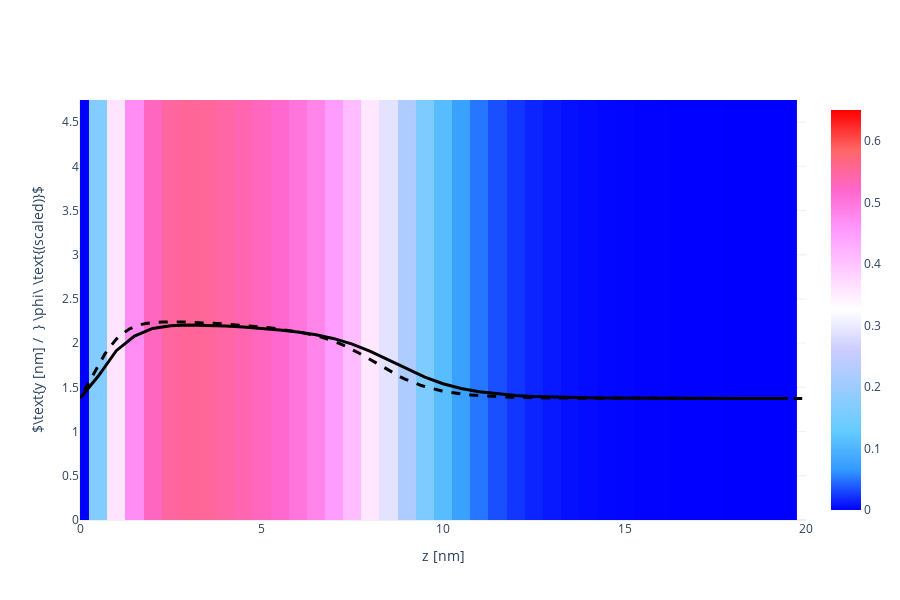

Here is the notebook cell this chart was saved with:
### Code cell
X, Y, Z = np.array(phAr.iloc[:,0]), np.array(phAr.iloc[:,1]), np.array(phAr.iloc[:,2])
vol = np.array(phAr.iloc[:,3])

Lz_max = 20
vol = vol[Z < Lz_max]
X = X[Z < Lz_max]
Y = Y[Z < Lz_max]
Z = Z[Z < Lz_max]

Nz_new = int(len(Z)/Nx/Ny)
x = [X[i*Ny*Nz_new] for i in range(Nx)]
y = [Y[j*Nz_new]    for j in range(Ny)]
z = [Z[k]           for k in range(Nz_new)]

xslice = 10
islice = int(xslice*(x[1]-x[0]))
vol = np.array([vol[(islice*Ny+j)*Nz_new+k] for j in range(Ny) for k in range(Nz_new)]).reshape(Ny, Nz_new)

import plotly.graph_objects as go
heatmap = go.Heatmap(
            x=z, y=y, z=vol,
            zmin = 0.0, zmax = 0.65,
            colorscale= 'Picnic'
          )
scatter = go.Scatter(
            x = z,
            y = 1.5*vol[int(Ny/2), :] + max(y)/2-1,
            line = dict(color='black', width=3)
          )

fname = GIT+'ph_a000x075_1D.dat'
df = pd.read_csv(fname, sep="\s+", skiprows=0)
a000x075_1d = pd.DataFrame([df.iloc[:,0], df.iloc[:,1]], index=['z', 'pha']).T

reference = go.Scatter(
                x = a000x075_1d.z,
                y = 1.5*a000x075_1d.pha + max(y)/2-1,
                line = dict(color='black', width=3, dash='dash')
            )

layout = go.Layout( xaxis_range = [0, Lz_max], yaxis_range = [0, y[-1]],
                    yaxis_title = r'$\text{y [nm] /  } \phi\ \text{(scaled)}$', xaxis_title = 'z [nm]',
                    scene_xaxis_showticklabels=True,
                    scene_yaxis_showticklabels=True,
                    scene_zaxis_showticklabels=True,
                    showlegend = False,
                    template='plotly_white', width=900, height=600)
fig = go.Figure(data = [heatmap, scatter, reference], layout = layout)
fig.show()

### Figure 1 — Plotly figure (JSON) as saved in the notebook; plotly's stock layout.template omitted (floating-point values rounded to 4 significant figures; data arrays with more than 128 entries replaced by an {"elided": "..."} marker saying what was removed)
{"data": [{"colorscale": [[0, "rgb(0,0,255)"], [0.1, "rgb(51,153,255)"], [0.2, "rgb(102,204,255)"], [0.3, "rgb(153,204,255)"], [0.4, "rgb(204,204,255)"], [0.5, "rgb(255,255,255)"], [0.6, "rgb(255,204,255)"], [0.7, "rgb(255,153,255)"], [0.8, "rgb(255,102,204)"], [0.9, "rgb(255,102,102)"], [1, "rgb(255,0,0)"]], "type": "heatmap", "x": [0, 0.5, 1, 1.5, 2, 2.5, 3, 3.5, 4, 4.5, 5, 5.5, 6, 6.5, 7, 7.5, 8, 8.5, 9, 9.5, 10, 10.5, 11, 11.5, 12, 12.5, 13, 13.5, 14, 14.5, 15, 15.5, 16, 16.5, 17, 17.5, 18, 18.5, 19, 19.5], "y": [0, 0.25, 0.5, 0.75, 1, 1.25, 1.5, 1.75, 2, 2.25, 2.5, 2.75, 3, 3.25, 3.5, 3.75, 4, 4.25, 4.5, 4.75], "z": {"elided": "20x40 float values"}, "zmax": 0.65, "zmin": 0}, {"line": {"color": "black", "width": 3}, "type": "scatter", "x": [0, 0.5, 1, 1.5, 2, 2.5, 3, 3.5, 4, 4.5, 5, 5.5, 6, 6.5, 7, 7.5, 8, 8.5, 9, 9.5, 10, 10.5, 11, 11.5, 12, 12.5, 13, 13.5, 14, 14.5, 15, 15.5, 16, 16.5, 17, 17.5, 18, 18.5, 19, 19.5], "y": [1.375, 1.625, 1.915, 2.08, 2.166, 2.197, 2.205, 2.203, 2.195, 2.183, 2.168, 2.15, 2.127, 2.095, 2.051, 1.989, 1.908, 1.81, 1.708, 1.615, 1.541, 1.488, 1.45, 1.425, 1.409, 1.398, 1.39, 1.385, 1.382, 1.38, 1.378, 1.377, 1.376, 1.376, 1.376, 1.375, 1.375, 1.375, 1.375, 1.375]}, {"line": {"color": "black", "dash": "dash", "width": 3}, "type": "scatter", "x": {"elided": "440 float values"}, "y": {"elided": "440 float values"}}], "layout": {"height": 600, "scene": {"xaxis": {"showticklabels": true}, "yaxis": {"showticklabels": true}, "zaxis": {"showticklabels": true}}, "showlegend": false, "width": 900, "xaxis": {"range": [0, 20], "title": {"text": "z [nm]"}, "type": "linear"}, "yaxis": {"range": [0, 4.75], "title": {"text": "$\\text{y [nm] /  } \\phi\\ \\text{(scaled)}$"}, "type": "linear"}}}
